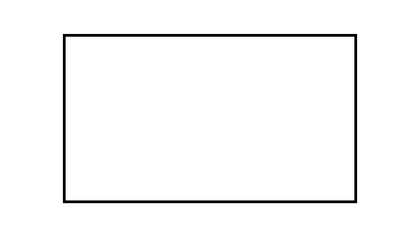
%> input picture PFwCUDA/squareroom.bmp, 420 x 247 px, shrunk from 768 x 451 before the run
$ octave mapping.m   (GNU Octave 9; MATLAB toolbox functions it lacks are replaced by stand-ins)
%> lines starting %> are read from the running program, lines starting %| are printed output that depends on the picture
### PFwCUDA/sum_r_c.m
function [r,c] = sum_r_c(x)
    [width,height] = size(x);
    c = zeros(1, width);
    r = zeros(1, height);

    for i=1:width,
       c(i) = 0;
       for j = 1:height,
          if x(i,j) == 0,
             c(i)=c(i) + 1;
          end
       end
    end

    for i=1:height,
       r(i) = 0;
       for j = 1:width,
          if x(j,i) == 0,
             r(i)=r(i) + 1;
          end
       end
    end

end

### PFwCUDA/mapping.m
clear all; close all;
map = imread('squareroom.bmp');
%> map is the input picture: size 247x420x3 uint8; min 0, max 255, mean 248.8
image(map);

fine_span = 24;

[width,height] = size(map);
%> width = 247; height = 1260

col_sum = zeros(1, width);
row_sum = zeros(1, height);
map_r = zeros(width, height);

[col_sum, row_sum] = sum_r_c(map);
%> after the loop in sum_r_c, `for i=1:width,`: c = 247 values, max 882 at index 36, min 0 at index 1, mean 14.65
%> after the loop in sum_r_c, `for i=1:height,`: r = 1260 values, max 166 at index 65, min 0 at index 1, mean 2.87
%> col_sum has the same summary as r in sum_r_c; row_sum has the same summary as c in sum_r_c

figure; plot(col_sum); xlabel('Column');
%> after `xlabel('Column')`:
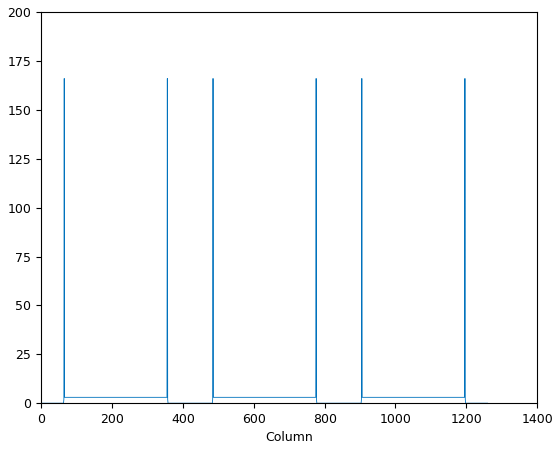
%> figure redrawn from the program's plot data; curve peaks at x = 65, y = 166
figure; plot(row_sum); xlabel('Row');
%> after `xlabel('Row')`:
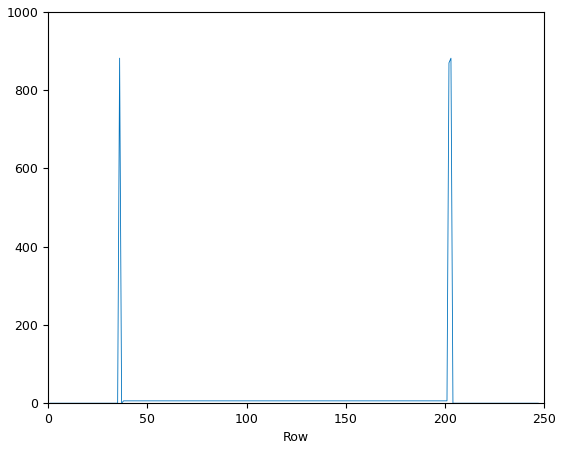
%> figure redrawn from the program's plot data; curve peaks at x = 36, y = 882

col_sum = col_sum - fine_span;
%> col_sum = 1260 values, max 142 at index 65, min -24 at index 1, mean -21.13
row_sum = row_sum - fine_span;
%> row_sum = 247 values, max 858 at index 36, min -24 at index 1, mean -9.35

close all;
figure; plot(col_sum); xlabel('Column');
%> after `xlabel('Column')`:
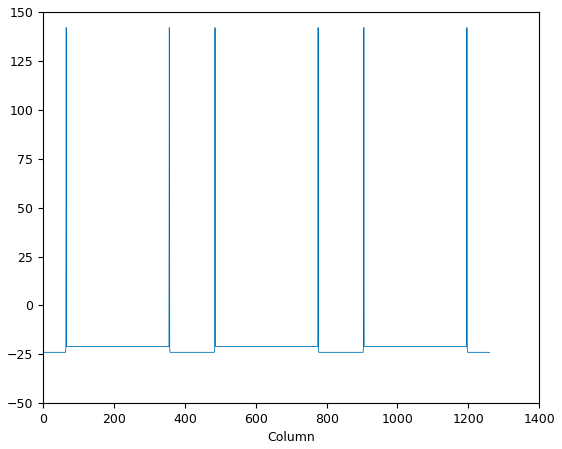
%> figure redrawn from the program's plot data; curve peaks at x = 65, y = 142
figure; plot(row_sum); xlabel('Row');
%> after `xlabel('Row')`:
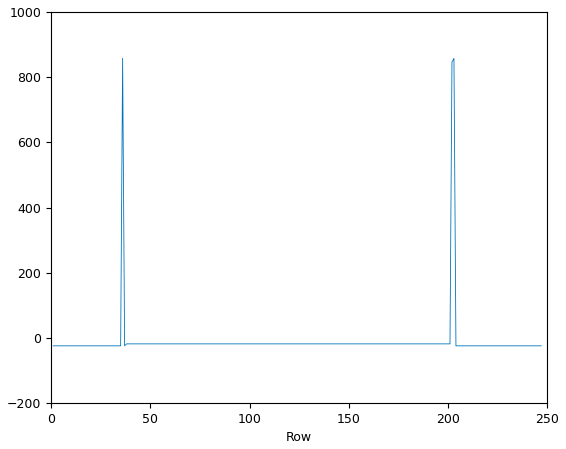
%> figure redrawn from the program's plot data; curve peaks at x = 36, y = 858


%identify starters for column boxes
%big boxes first

max_col = max(col_sum);
%> max_col = 142
group_cut = 0.8*max_col;
%> group_cut = 113.6

pos = 0;

% [18 lines of commented-out code are left out]
for x = 1:width,
    vl = 0;
    for y = 1:height,
        if (map(x,y) == 0) % wall pixel
            if (map(x,y-1) == 0)
               % add to range
               vb_sp(x,vl) = vb_sp(x,vl) + 1;
            else
                % start new range
                vl = vl + 1;
                vb_st(x,vl) = y;
                vb_sp(x,vl) = 1;

            end

        end
    end
end
%> after the loop, vb_sp = 203 rows, first 8: [0 0 0 0 0 0; 0 0 0 0 0 0; 0 0 0 0 0 0; 0 0 0 0 0 0; 0 0 0 0 0 0; 0 0 0 0 0 0; 0 0 0 0 0 0; 0 0 0 0 0 0]; vb_st has the same summary as vb_sp

for y = 1:height,
   hl = 0;
   for x = 1:width,
       if (map(x,y) == 0)
        if (map(x-1,y) == 0)
           hb_sp(hl,y) = hb_sp(hl,y) + 1;
        else
            hl = hl + 1;
            hb_st(hl,y) = x;
            hb_sp(hl,y) = 1;
        end
       end
   end
end
%> after the loop, hb_sp = 1197 columns, first 8: [0 0 0 0 0 0 0 0; 0 0 0 0 0 0 0 0; 0 0 0 0 0 0 0 0]; hb_st has the same summary as hb_sp

image(map);


for y = 1: height,
   for x = 1:width,

   end
end
